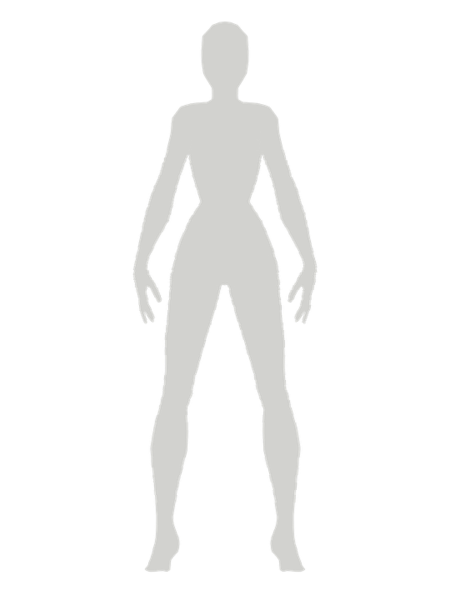
#> input picture backend/app/assets/body_mesh/families/female/mock/athletic_compact.png, 900 x 1200 px (shown at 1/2 size)
$ python -i generate_body_mesh_assets.py   (imports and definitions only)
#> lines starting #> are read from the running program, lines starting #| are printed output that depends on the picture
# -*- coding: utf-8 -*-
"""Generate lightweight mannequin PNG assets from a human mesh or render.

The backend should not depend on Blender or FBX importers at runtime. This
script is an offline bridge: it reads a body OBJ/STL or a Blender-rendered PNG,
applies simple anthropometric width morphs for the existing body model IDs, and
writes transparent PNGs that the FastAPI renderer can serve quickly.
"""

from __future__ import annotations

import argparse
import json
import math
import struct
from dataclasses import dataclass
from pathlib import Path
from typing import Iterable

from PIL import Image, ImageChops, ImageDraw, ImageFilter


BACKEND_ROOT = Path(__file__).resolve().parents[1]
DEFAULT_SOURCE = Path.home() / "Downloads" / "Female_Body_Base_Model.obj"
DEFAULT_OUTPUT = BACKEND_ROOT / "app" / "assets" / "body_mesh"
PREVIEW_SIZE = (360, 480)
MOCK_SIZE = (900, 1200)
SOURCE_RENDER_SIZE = (540, 720)


@dataclass(frozen=True)
class Mesh:
    vertices: list[tuple[float, float, float]]
    faces: list[tuple[int, int, int]]


@dataclass(frozen=True)
class BodyVariant:
    model_id: str
    shoulder_scale: float
    chest_scale: float
    waist_scale: float
    hip_scale: float
    thigh_scale: float
    arm_scale: float


BODY_VARIANTS = [
    BodyVariant("balanced_soft", 1.04, 1.06, 1.00, 1.08, 1.06, 1.03),
    BodyVariant("wide_shoulder", 1.28, 1.12, 0.92, 1.02, 1.04, 1.12),
    BodyVariant("wide_hip", 0.98, 1.05, 0.96, 1.38, 1.30, 1.02),
    BodyVariant("straight_frame", 1.10, 1.08, 1.24, 1.14, 1.10, 1.06),
    BodyVariant("athletic_compact", 1.20, 1.12, 0.90, 1.04, 1.14, 1.16),
    BodyVariant("full_soft", 1.20, 1.34, 1.38, 1.40, 1.32, 1.22),
]


# [61 lines left out: functions parse_obj, parse_stl, parse_mesh, not called in this run]


def _parse_face_index(token: str) -> int:
    return int(token.split("/", 1)[0]) - 1


# [189 lines left out: functions render_variant, _morph_vertex, _region_weight, _axis_layout, _axis_bounds, _trimmed_range and 5 more, not called in this run]


def _triangle_area(points: list[tuple[float, float]]) -> float:
    (ax, ay), (bx, by), (cx, cy) = points
    return abs((ax * (by - cy) + bx * (cy - ay) + cx * (ay - by)) * 0.5)


# [9 lines left out: function _looks_like_export_outlier_plane, not called in this run]


def _add_mesh_material_pass(image: Image.Image) -> Image.Image:
    rgba = image.convert("RGBA")
    width, height = rgba.size
    alpha = rgba.getchannel("A")
    bbox = alpha.getbbox()
    if not bbox:
        return rgba

    material = Image.new("RGBA", rgba.size, (0, 0, 0, 0))
    material.alpha_composite(rgba)

    eroded = alpha.filter(ImageFilter.MinFilter(25)).filter(ImageFilter.GaussianBlur(9))
    edge = ImageChops.subtract(alpha, eroded).filter(ImageFilter.GaussianBlur(7))
    edge_shadow = Image.new("RGBA", rgba.size, (38, 34, 42, 0))
    edge_shadow.putalpha(edge.point(lambda value: int(value * 0.38)))
    material = Image.alpha_composite(material, edge_shadow)

    highlight = Image.new("RGBA", rgba.size, (0, 0, 0, 0))
    hd = ImageDraw.Draw(highlight, "RGBA")
    left, top, right, bottom = bbox
    body_w = right - left
    body_h = bottom - top
    cx = (left + right) // 2

    hd.ellipse((cx - body_w * 0.20, top + body_h * 0.17, cx + body_w * 0.20, top + body_h * 0.50), fill=(255, 255, 255, 34))
    hd.ellipse((cx - body_w * 0.13, top + body_h * 0.48, cx + body_w * 0.13, top + body_h * 0.72), fill=(255, 255, 255, 22))
    hd.ellipse((cx - body_w * 0.25, top + body_h * 0.63, cx - body_w * 0.06, top + body_h * 0.96), fill=(255, 255, 255, 24))
    hd.ellipse((cx + body_w * 0.06, top + body_h * 0.63, cx + body_w * 0.25, top + body_h * 0.96), fill=(255, 255, 255, 24))
    hd.ellipse((left + body_w * 0.05, top + body_h * 0.26, left + body_w * 0.22, top + body_h * 0.70), fill=(255, 255, 255, 16))
    hd.ellipse((right - body_w * 0.22, top + body_h * 0.26, right - body_w * 0.05, top + body_h * 0.70), fill=(255, 255, 255, 16))
    highlight.putalpha(ImageChops.multiply(highlight.getchannel("A"), alpha).filter(ImageFilter.GaussianBlur(8)))
    material = Image.alpha_composite(material, highlight)

    ao = Image.new("RGBA", rgba.size, (0, 0, 0, 0))
    ad = ImageDraw.Draw(ao, "RGBA")
    ad.ellipse((cx - body_w * 0.25, top + body_h * 0.235, cx + body_w * 0.25, top + body_h * 0.330), fill=(25, 22, 30, 42))
    ad.ellipse((cx - body_w * 0.33, top + body_h * 0.345, cx - body_w * 0.13, top + body_h * 0.460), fill=(18, 14, 22, 36))
    ad.ellipse((cx + body_w * 0.13, top + body_h * 0.345, cx + body_w * 0.33, top + body_h * 0.460), fill=(18, 14, 22, 36))
    ad.ellipse((cx - body_w * 0.20, top + body_h * 0.610, cx + body_w * 0.20, top + body_h * 0.730), fill=(18, 14, 22, 42))
    ao = ao.filter(ImageFilter.GaussianBlur(16))
    ao.putalpha(ImageChops.multiply(ao.getchannel("A"), alpha))
    material = Image.alpha_composite(material, ao)

    noise = Image.effect_noise(rgba.size, 7).convert("L").point(lambda value: int(max(0, min(20, (value - 128) * 0.10 + 8))))
    grain = Image.new("RGBA", rgba.size, (255, 255, 255, 0))
    grain.putalpha(ImageChops.multiply(noise, alpha).point(lambda value: int(value * 0.42)))
    material = Image.alpha_composite(material, grain)

    material.putalpha(alpha.filter(ImageFilter.GaussianBlur(0.35)))
    return material


# [40 lines left out: functions render_image_variant, _fit_image_source, not called in this run]


def _normalize_rendered_material(image: Image.Image) -> Image.Image:
    rgba = image.convert("RGBA")
    alpha = rgba.getchannel("A")
    bbox = alpha.getbbox()
    if not bbox:
        return rgba

    luma = rgba.convert("L")
    body_luma = luma.crop(bbox)
    lo, hi = body_luma.getextrema()
    if hi - lo < 12:
        lo, hi = 35, 220

    def normalize(value: int) -> int:
        scaled = int(150 + ((value - lo) / max(1, hi - lo)) * 82)
        return max(118, min(238, scaled))

    tone = luma.point(normalize)
    red = tone.point(lambda value: min(244, value + 8))
    green = tone.point(lambda value: min(238, value + 6))
    blue = tone.point(lambda value: max(130, value - 2))
    material = Image.merge("RGBA", (red, green, blue, alpha))
    return _add_mesh_material_pass(material)


# [116 lines left out: functions _image_band_scale, _band_weight, write_assets, write_image_assets, _mirror_default_family, main, not called in this run]


# [2 lines not run here, left out]

>>> from PIL import Image
>>> picture = Image.open('../app/assets/body_mesh/families/female/mock/athletic_compact.png')
#> picture is the input picture: PIL image 900x1200 RGBA; mean R, G, B, A 37.8, 37.8, 37.2, 40.9
>>> result = _normalize_rendered_material(picture)
#> in _normalize_rendered_material, `alpha = rgba.getchannel("A")`:
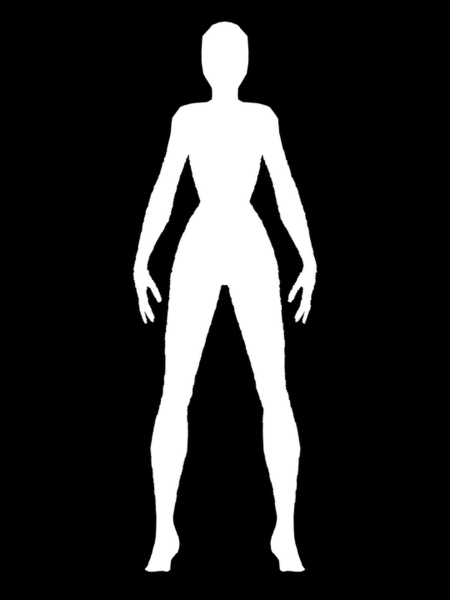
#> alpha: PIL image 900x1200 L (shown at 1/2 size); min 0, max 255, mean 40.9
#> in _normalize_rendered_material, `bbox = alpha.getbbox()`: bbox = (261, 38, 640, 1149)
#> in _normalize_rendered_material, `luma = rgba.convert("L")`:
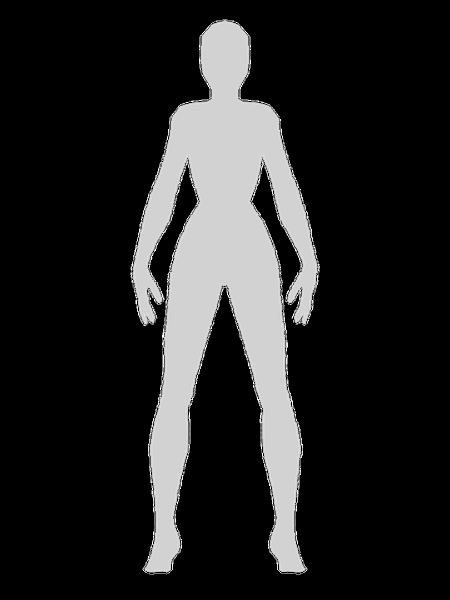
#> luma: PIL image 900x1200 L (shown at 1/2 size); min 0, max 255, mean 37.7
#> in _normalize_rendered_material, `body_luma = luma.crop(bbox)`:
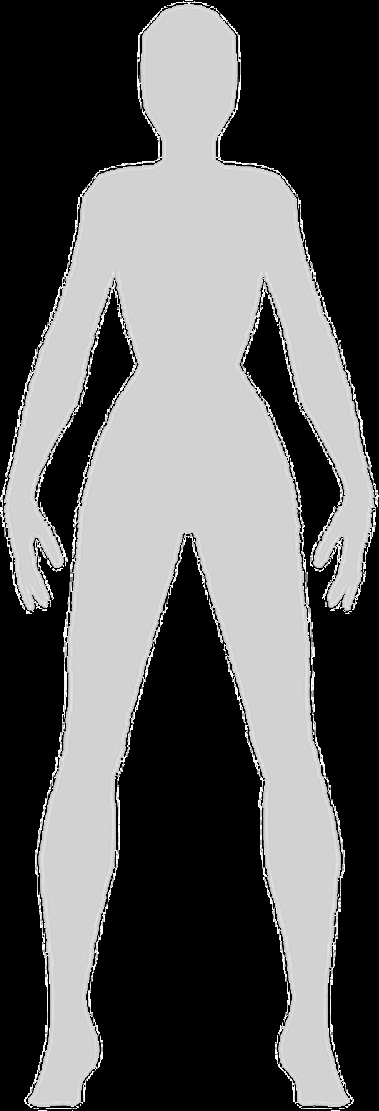
#> body_luma: PIL image 379x1111 L; min 0, max 255, mean 96.8
#> in _normalize_rendered_material, `lo, hi = body_luma.getextrema()`: lo = 0; hi = 255
#> in normalize, `scaled = int(150 + ((value - lo) / max(1, hi - lo)) * 82)`: scaled = 150
#> in _normalize_rendered_material, `tone = luma.point(normalize)`:
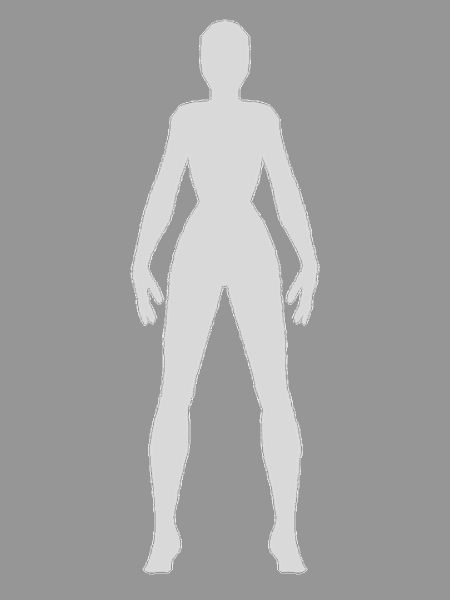
#> tone: PIL image 900x1200 L (shown at 1/2 size); min 150, max 232, mean 162
#> in _add_mesh_material_pass, `bbox = alpha.getbbox()`: bbox = (261, 38, 640, 1149)
#> in _add_mesh_material_pass, `material = Image.new("RGBA", rgba.size, (0, 0, 0, 0))`: material: PIL image 900x1200 RGBA; every value is 0
#> in _add_mesh_material_pass, `edge = ImageChops.subtract(alpha, eroded).filter(ImageFilter.GaussianB..`:
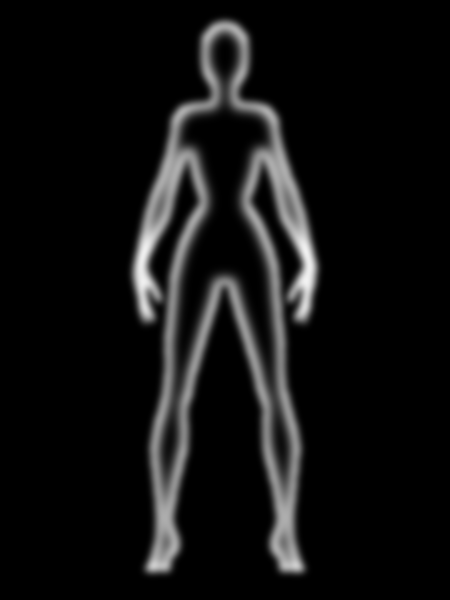
#> edge: PIL image 900x1200 L (shown at 1/2 size); min 0, max 242, mean 17.3
#> in _add_mesh_material_pass, `material = Image.alpha_composite(material, edge_shadow)`:
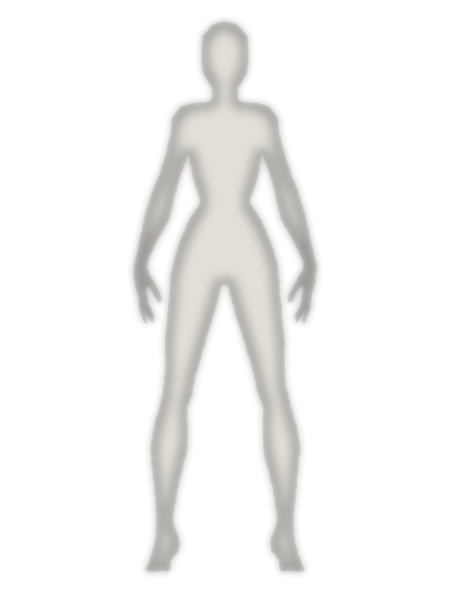
#> material: PIL image 900x1200 RGBA (shown at 1/2 size); mean R, G, B, A 35.9, 35.2, 34.8, 42.1; transparent parts drawn white
#> in _add_mesh_material_pass, `left, top, right, bottom = bbox`: left = 261; top = 38; right = 640; bottom = 1149
#> in _add_mesh_material_pass, `body_w = right - left`: body_w = 379
#> in _add_mesh_material_pass, `body_h = bottom - top`: body_h = 1111
#> in _add_mesh_material_pass, `cx = (left + right) // 2`: cx = 450
#> in _add_mesh_material_pass, `noise = Image.effect_noise(rgba.size, 7).convert("L").point(lambda val..`:
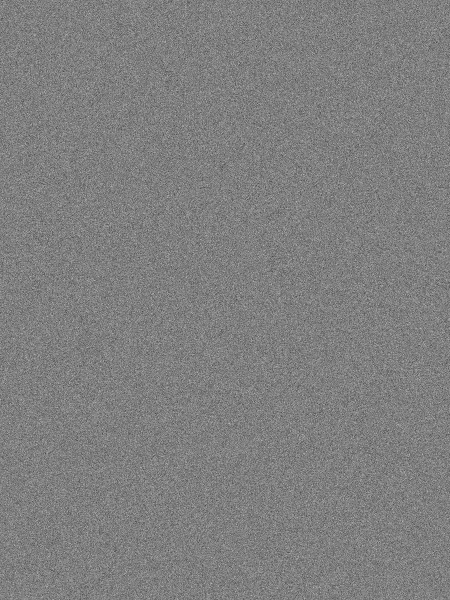
#> noise: PIL image 900x1200 L (shown at 1/2 size); min 4, max 11, mean 7.5; drawn with min black and max white

$ run again, on backend/app/assets/body_mesh/families/male/mock/athletic_compact.png
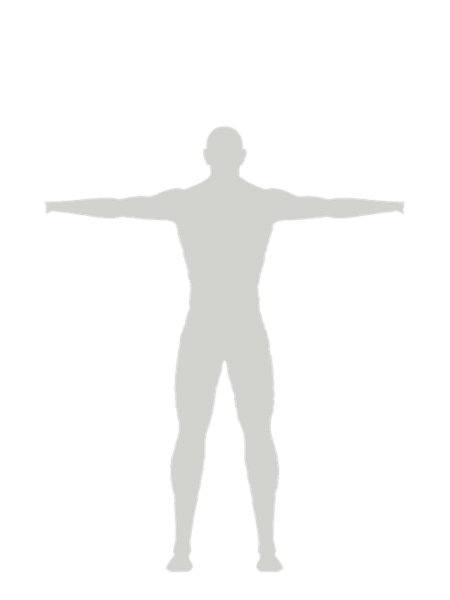
#> input picture backend/app/assets/body_mesh/families/male/mock/athletic_compact.png, 900 x 1200 px (shown at 1/2 size)
#> picture is the input picture: PIL image 900x1200 RGBA; mean R, G, B, A 29.5, 29.5, 29, 32.3
#> in _normalize_rendered_material, `bbox = alpha.getbbox()`: bbox = (84, 248, 814, 1149)
#> lo = 0; hi = 255
#> scaled = 150
#> in _normalize_rendered_material, `tone = luma.point(normalize)`:
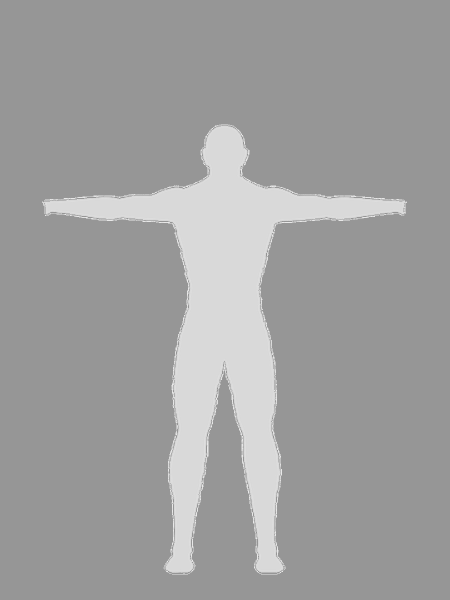
#> tone: PIL image 900x1200 L (shown at 1/2 size); min 150, max 232, mean 159.4
#> in _add_mesh_material_pass, `bbox = alpha.getbbox()`: bbox = (84, 248, 814, 1149)
#> left = 84; top = 248; right = 814; bottom = 1149
#> body_w = 730
#> body_h = 901
#> cx = 449
#> in _add_mesh_material_pass, `ao.putalpha(ImageChops.multiply(ao.getchannel("A"), alpha))`:
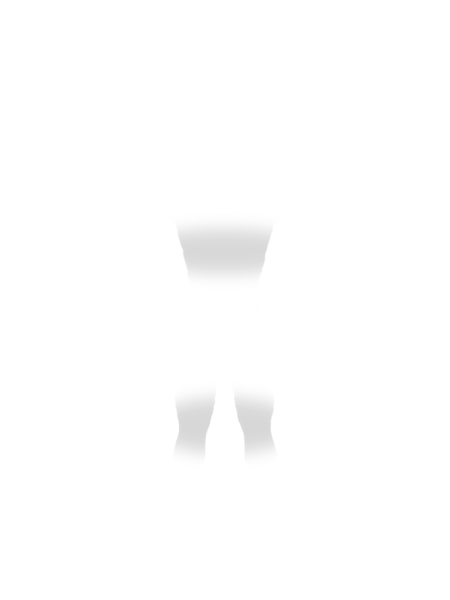
#> ao: PIL image 900x1200 RGBA (shown at 1/2 size); mean R, G, B, A 1.4, 1.1, 1.7, 1; transparent parts drawn white
